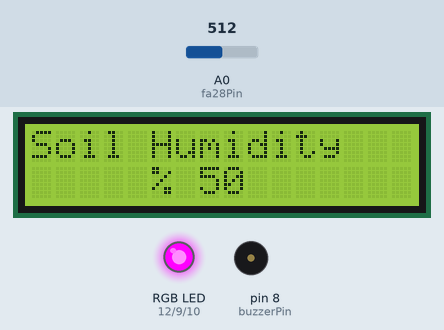
The sketch below on a simulated Arduino Uno, built with avr-gcc and run on an emulated ATmega328P. Shown: 16×2 character LCD, an RGB LED mixed from three pins (HIGH = lit), buzzer (waves = sounding, pin HIGH). Inputs (shaded band) come from the test bench; at power-on: A0 (fa28Pin) = 512.

Above: at 3.1 s.
3.2 s: A0 (fa28Pin) set to 418
At 4.7 s:
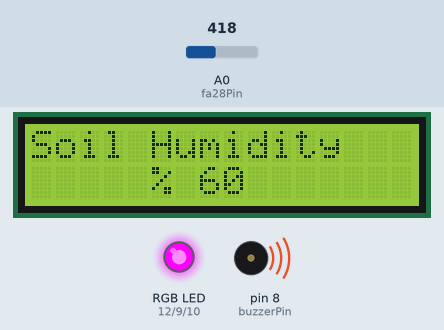
6.4 s: A0 (fa28Pin) set to 395
At 8.16 s:
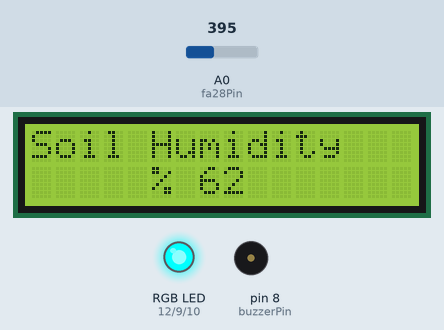
9.8 s: A0 (fa28Pin) set to 716
At 10.8 s:
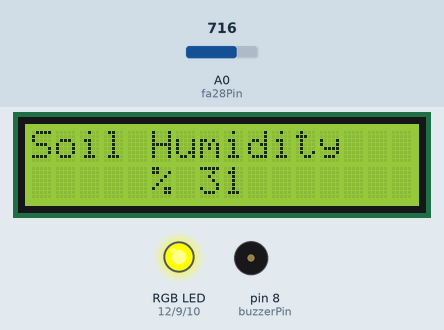
Timing chart, 0 to 12.8 s (numbered marks = the images above; inputs shaded):
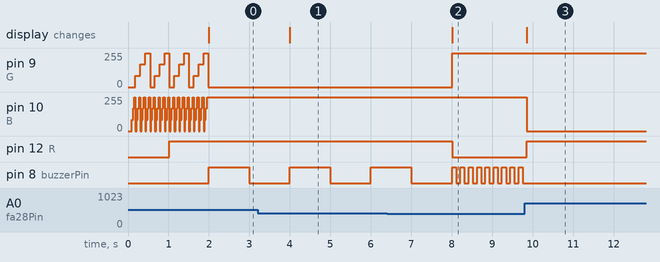

The sketch:

except-esp.ino
```cpp
#include<LiquidCrystal.h>
int buzzerPin = 8;  // Buzzer pin
int R = 12; // Red pin of RGB led
int G = 9; // Green pin of RGB led
int B = 10; // Blue pin of RGB led
int humidity; //Current readed humidity
int fa28Pin = A0; // humidity sensor pin
#define VOLTAGE 1

LiquidCrystal lcd(7,6,5,4,3,2);  //initiliaze lcd screen

void loadColors();
void lightLed(int r, int g, int b);
void makeSound(int delayTime);
void stopSound(int delayTime);

void setup()
{
  //set up pins
  pinMode(fa28Pin,INPUT);
  pinMode(buzzerPin,OUTPUT);
  pinMode(R,OUTPUT);
  pinMode(G,OUTPUT);
  pinMode(B,OUTPUT);
  lcd.begin(16,2); //start lcd screen
  lcd.print("Loading...");
  loadColors();
}
void loop() {
  humidity = analogRead(fa28Pin);
  humidity = map(humidity,0,1023,0,100); //map humidity to range of 0 100
  humidity = 100 - humidity; //map  it to per cent
  lcd.clear(); //clear lcd screen
  char buffer [16];  //create a buffer to write in a lcd screen
  sprintf (buffer, "     %c %d",'%',humidity); //set up humidity percent
  lcd.print("Soil Humidity");  //print header
  lcd.setCursor(0,1); //go to new line
  lcd.print(buffer); //print humidity per cent
  if(humidity>60){  //if percent above 60 it means plant not needs any water
      lightLed(0,255,255); //red color
      makeSound(100);
    }
  else if(humidity>=50 && humidity<=60){ // %50-%60 is good for plants
      lightLed(255,0,255); //green color
      makeSound(1000);      //make a calmer sound
    }
   else{
    lightLed(255,255,0); //blue color
    stopSound(200); //and not sound buzzer
   }
}

void stopSound(int delayTime){
  digitalWrite(buzzerPin,!VOLTAGE);
  delay(delayTime);
}

void lightLed(int r, int g, int b){
  analogWrite(R,r);
  analogWrite(G,g);
  analogWrite(B,b);
}

void makeSound(int delayTime){
  digitalWrite(buzzerPin,VOLTAGE);
  delay(delayTime);
  digitalWrite(buzzerPin,!VOLTAGE);
  delay(delayTime);
}

void loadColors(){
  for(int r=0; r<=3; r++){
    for(int g=0; g<=3; g++){
      for(int b=0; b<=3; b++){
        lightLed(r*85,g*85,b*85);
        delay(30);
      }
    }
  }
  lightLed(0,0,0);
}
```

Measured:
- the behaviour switches between 410 and 409 on A0 (fa28Pin) (found by bisection; images 1 and 2)
- after the input at 3.2 s, the display: changes after 0.80 s (image 1)
- after the input at 6.4 s, pin 9 (G): 0/255 → 255/255 after 1.6 s; pin 12 (R): HIGH → LOW after 1.6 s; the display: changes after 1.6 s (image 2)
- after the input at 9.8 s, pin 10 (B): 255/255 → 0/255 after 0.06 s; pin 12 (R): LOW → HIGH after 0.06 s; pin 8 (buzzerPin): stops changing and stays LOW; the display: changes after 0.06 s (image 3)
- by itself, pin 8 (buzzerPin): repeats every 0.21 s: HIGH 0.10 s, LOW 0.11 s
